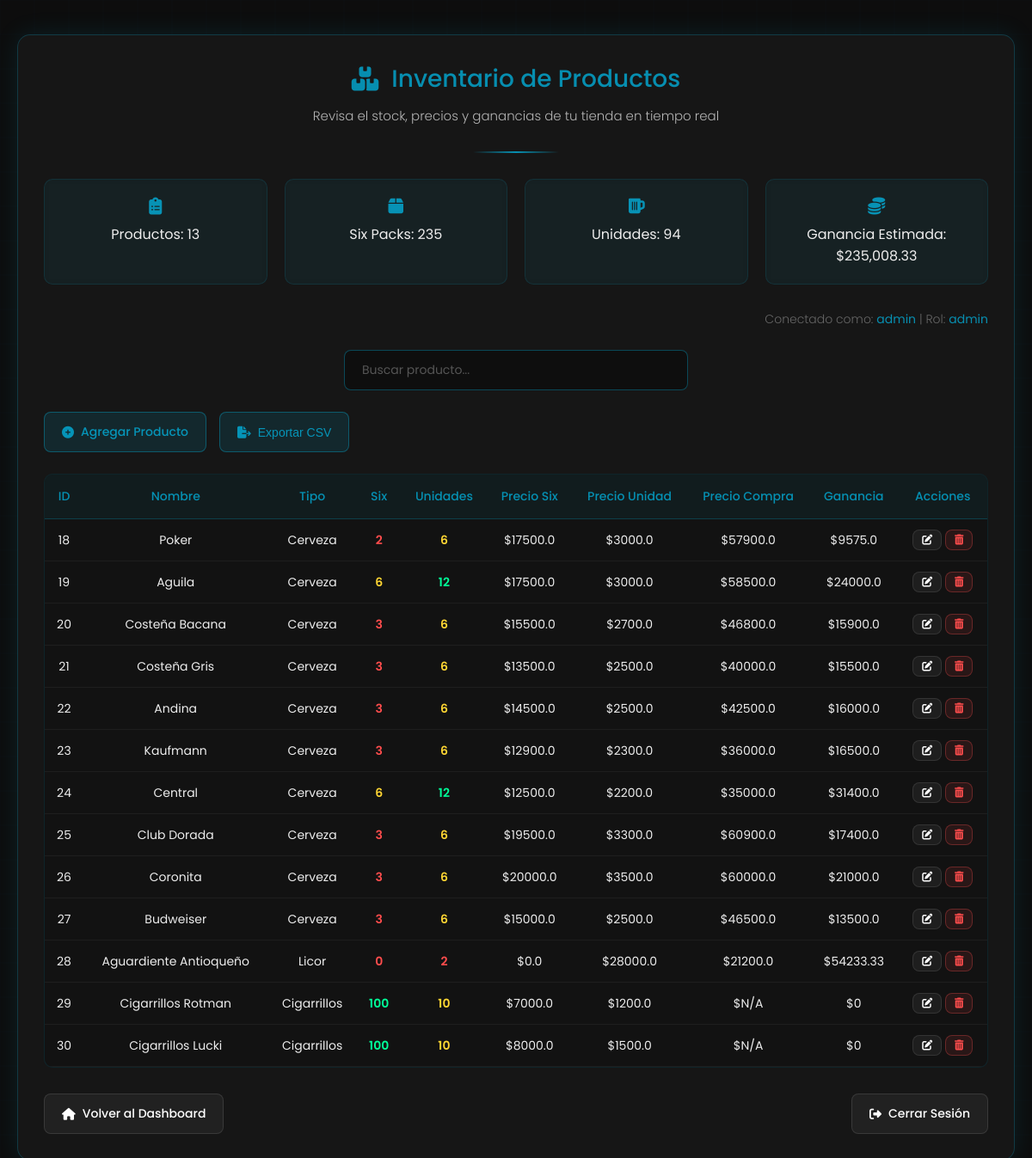
The app's page /inventario (signed in) with its own data.
### tables this page shows
CREATE TABLE productos (
    id INTEGER PRIMARY KEY AUTOINCREMENT,
    nombre TEXT NOT NULL,
    tipo TEXT,
    six_disponibles INTEGER,
    unidades_sueltas INTEGER,
    precio_six REAL,
    precio_unidad REAL,
    precio_compra REAL,
    ganancia_estimada REAL
);

### app.py (the view)
@app.route('/inventario')
@login_requerido
def inventario():
    cur = get_db().cursor()
    cur.execute("SELECT * FROM productos")
    productos_raw = cur.fetchall()
    productos = []
    for p in productos_raw:
        (id, nombre, tipo, six_disponibles, unidades_sueltas, precio_six, precio_unidad, precio_compra, _) = p
        if precio_compra:  # Corregido el nombre de la variable
            costo_unitario = precio_compra / 24
            ganancia = ((precio_unidad - costo_unitario) * unidades_sueltas) + ((precio_six - (costo_unitario * 6)) * six_disponibles)
        else:
            ganancia = 0
        productos.append({
            "id": id,
            "nombre": nombre,
            "tipo": tipo,
            "six": six_disponibles,
            "unidades": unidades_sueltas,
            "precio_six": precio_six,
            "precio_unidad": precio_unidad,
            "precio_compra": precio_compra,
            "ganancia": round(ganancia, 2)  # Nombre coincidente con el HTML
        })
    return render_template('inventario.html', productos=productos, rol=session['rol'])

### app.py (called while the page is built)
def login_requerido(f):
    @wraps(f)
    def decorada(*args, **kwargs):
        if 'usuario' not in session:
            return redirect(url_for('login'))
        response = make_response(f(*args, **kwargs))
        response.headers['Cache-Control'] = 'no-store, no-cache, must-revalidate, max-age=0'
        response.headers['Pragma'] = 'no-cache'
        return response
    return decorada

def get_db():
    db = getattr(g, '_database', None)
    if db is None:
        db = g._database = sqlite3.connect(DATABASE)
    return db

@app.teardown_appcontext
def close_connection(exception):
    db = getattr(g, '_database', None)
    if db:
        db.close()

### templates/inventario.html (shortened to what this page needs)
<!DOCTYPE html>
<html lang="es">
<head>
  <link rel="stylesheet" href="https://cdnjs.cloudflare.com/ajax/libs/font-awesome/6.5.0/css/all.min.css" />
</head>
<body>
  <div class="container">
    <h1 class="titulo">
      <i class="fas fa-boxes"></i> Inventario de Productos
    </h1>
    <p class="subtitulo">Revisa el stock, precios y ganancias de tu tienda en tiempo real</p>
    <div class="barra-decorativa"></div>
    <div class="resumen-inventario">
      <div class="resumen-box">
        <i class="fas fa-clipboard-list"></i>
        <div>Productos: <span id="totalProductos">{{ productos|length }}</span></div>
      </div>
      <div class="resumen-box">
        <i class="fas fa-box"></i>
        <div>Six Packs: <span id="totalSix">{{ productos|sum(attribute='six') }}</span></div>
      </div>
      <div class="resumen-box">
        <i class="fas fa-beer"></i>
        <div>Unidades: <span id="totalUnidades">{{ productos|sum(attribute='unidades') }}</span></div>
      </div>
      <div class="resumen-box">
        <i class="fas fa-coins"></i>
        <div>Ganancia Estimada: $<span id="totalGanancia">{{ productos|sum(attribute='ganancia')|round(2) }}</span></div>
      </div>
    </div>
    <p class="info-usuario">Conectado como: <span>{{ session['usuario'] }}</span> | Rol: <span>{{ rol }}</span></p>
    <div class="buscador">
      <input type="text" id="buscadorInput" placeholder="Buscar producto..." onkeyup="filtrarTabla()" />
    </div>
    <div class="botones-accion">
      <a href="{{ url_for('agregar_producto') }}" class="btn btn-primario">
        <i class="fas fa-plus-circle"></i> Agregar Producto
      </a>
      <button id="exportarCSV" class="btn btn-primario">
        <i class="fas fa-file-export"></i> Exportar CSV
      </button>
    </div>
    <div class="tabla-contenedor">
      <table class="tabla-inventario">
        <thead>
          <tr>
            <th>ID</th>
            <th>Nombre</th>
            <th>Tipo</th>
            <th>Six</th>
            <th>Unidades</th>
            <th>Precio Six</th>
            <th>Precio Unidad</th>
            <th>Precio Compra</th>
            <th>Ganancia</th>
            <th>Acciones</th>
          </tr>
        </thead>
        <tbody>
          {% for producto in productos %}
          <tr>
            <td>{{ producto.id }}</td>
            <td>{{ producto.nombre }}</td>
            <td>{{ producto.tipo }}</td>
            <td class="stock" data-stock="{{ producto.six }}">{{ producto.six }}</td>
            <td class="stock" data-stock="{{ producto.unidades }}">{{ producto.unidades }}</td>
            <td>${{ producto.precio_six }}</td>
            <td>${{ producto.precio_unidad }}</td>
            <td>${{ producto.precio_compra if producto.precio_compra else 'N/A' }}</td>
            <td>${{ producto.ganancia }}</td>
            <td>
              <a href="{{ url_for('editar_producto', id=producto.id) }}" class="btn btn-secundario" style="padding: 5px 10px; font-size: 12px;">
                <i class="fas fa-edit"></i>
              </a>
              <a href="{{ url_for('eliminar_producto', id=producto.id) }}" class="btn btn-peligro" style="padding: 5px 10px; font-size: 12px;">
                <i class="fas fa-trash-alt"></i>
              </a>
            </td>
          </tr>
          {% endfor %}
        </tbody>
      </table>
    </div>
    <div class="acciones-finales">
      <a href="{{ url_for('dashboard') }}" class="btn btn-secundario">
        <i class="fas fa-home"></i> Volver al Dashboard
      </a>
      <a href="{{ url_for('logout') }}" class="btn btn-secundario">
        <i class="fas fa-sign-out-alt"></i> Cerrar Sesión
      </a>
    </div>
  </div>
</body>
</html>

### templates/inventario.html (style rules this page uses)
* { box-sizing: border-box; margin: 0; padding: 0; }
body { font-family: 'Poppins', sans-serif; background-size: 40px 40px; color: #eee; min-height: 100vh; padding: 20px; }
.container { max-width: 1200px; margin: 20px auto; padding: 30px; background: rgba(26, 26, 26, 0.8); border-radius: 15px; box-shadow: 0 0 30px rgba(0, 204, 255, 0.1); backdrop-filter: blur(5px); border: 1px solid rgba(0, 204, 255, 0.2); animation: fadeIn 0.5s ease-out; }
.titulo { font-size: 28px; text-align: center; color: #00ccffaa; margin-bottom: 10px; font-weight: 500; display: flex; align-items: center; justify-content: center; gap: 15px; }
.subtitulo { text-align: center; color: #b3b3b3; margin-bottom: 30px; font-weight: 300; font-size: 15px; }
.barra-decorativa { height: 2px; width: 100px; background: linear-gradient(90deg, transparent, #00ccffaa, transparent); margin: 0 auto 30px; border-radius: 2px; }
.resumen-inventario { display: grid; grid-template-columns: repeat(auto-fit, minmax(200px, 1fr)); gap: 20px; margin-bottom: 30px; }
.resumen-box { background: rgba(0, 204, 255, 0.05); padding: 20px; border-radius: 10px; text-align: center; border: 1px solid rgba(0, 204, 255, 0.1); transition: all 0.3s ease; backdrop-filter: blur(3px); }
.resumen-box i { color: #00ccffaa; margin-bottom: 10px; font-size: 20px; }
.info-usuario { text-align: right; color: #666; font-size: 14px; margin-bottom: 25px; font-weight: 300; }
.info-usuario span { color: #00ccffaa; font-weight: 400; }
.buscador { margin-bottom: 25px; display: flex; justify-content: center; }
.buscador input { padding: 12px 20px; width: 100%; max-width: 400px; border-radius: 8px; border: 1px solid rgba(0, 204, 255, 0.3); background: rgba(0, 0, 0, 0.3); color: #fff; font-size: 14px; transition: all 0.3s ease; font-family: 'Poppins', sans-serif; }
.buscador input::placeholder { color: #555; }
.botones-accion { display: flex; flex-wrap: wrap; gap: 15px; margin-bottom: 25px; }
.btn { padding: 12px 20px; border-radius: 8px; font-weight: 500; font-size: 14px; display: inline-flex; align-items: center; gap: 8px; cursor: pointer; transition: all 0.3s ease; text-decoration: none; border: none; }
.btn-primario { background: rgba(0, 204, 255, 0.1); color: #00ccffaa; border: 1px solid rgba(0, 204, 255, 0.3); }
.btn-secundario { background: rgba(255, 255, 255, 0.05); color: #fff; border: 1px solid rgba(255, 255, 255, 0.1); }
.btn-peligro { background: rgba(255, 77, 77, 0.1); color: #ff4d4d; border: 1px solid rgba(255, 77, 77, 0.3); }
.tabla-contenedor { overflow-x: auto; margin-bottom: 30px; border-radius: 10px; border: 1px solid rgba(0, 204, 255, 0.1); background: rgba(0, 0, 0, 0.2); }
.tabla-inventario { width: 100%; border-collapse: collapse; min-width: 800px; }
.tabla-inventario th { background: rgba(0, 204, 255, 0.05); color: #00ccffaa; padding: 15px 12px; text-align: center; font-weight: 500; font-size: 14px; border-bottom: 1px solid rgba(0, 204, 255, 0.2); }
.tabla-inventario td { padding: 12px; text-align: center; color: #eee; font-size: 14px; border-bottom: 1px solid rgba(255, 255, 255, 0.05); }
.stock-bajo { color: #ff4d4d !important; font-weight: 600; }
.stock-medio { color: #ffd633 !important; font-weight: 600; }
.stock-alto { color: #00ff99 !important; font-weight: 600; }
.acciones-finales { display: flex; justify-content: space-between; flex-wrap: wrap; gap: 15px; }

### records on screen
productos: id "18", nombre "Poker", tipo "Cerveza", six "2", unidades "6", precio_six "17500.0", precio_unidad "3000.0", precio_compra "57900.0", ganancia "9575.0"
productos: id "19", nombre "Aguila", tipo "Cerveza", six "6", unidades "12", precio_six "17500.0", precio_unidad "3000.0", precio_compra "58500.0", ganancia "24000.0"
productos: id "20", nombre "Costeña Bacana", tipo "Cerveza", six "3", unidades "6", precio_six "15500.0", precio_unidad "2700.0", precio_compra "46800.0", ganancia "15900.0"
productos: id "21", nombre "Costeña Gris", tipo "Cerveza", six "3", unidades "6", precio_six "13500.0", precio_unidad "2500.0", precio_compra "40000.0", ganancia "15500.0"
productos: id "22", nombre "Andina", tipo "Cerveza", six "3", unidades "6", precio_six "14500.0", precio_unidad "2500.0", precio_compra "42500.0", ganancia "16000.0"
productos: id "23", nombre "Kaufmann", tipo "Cerveza", six "3", unidades "6", precio_six "12900.0", precio_unidad "2300.0", precio_compra "36000.0", ganancia "16500.0"
productos: id "24", nombre "Central", tipo "Cerveza", six "6", unidades "12", precio_six "12500.0", precio_unidad "2200.0", precio_compra "35000.0", ganancia "31400.0"
productos: id "25", nombre "Club Dorada", tipo "Cerveza", six "3", unidades "6", precio_six "19500.0", precio_unidad "3300.0", precio_compra "60900.0", ganancia "17400.0"
productos: id "26", nombre "Coronita", tipo "Cerveza", six "3", unidades "6", precio_six "20000.0", precio_unidad "3500.0", precio_compra "60000.0", ganancia "21000.0"
productos: id "27", nombre "Budweiser", tipo "Cerveza", six "3", unidades "6", precio_six "15000.0", precio_unidad "2500.0", precio_compra "46500.0", ganancia "13500.0"
productos: id "28", nombre "Aguardiente Antioqueño", tipo "Licor", six "0", unidades "2", precio_six "0.0", precio_unidad "28000.0", precio_compra "21200.0", ganancia "54233.33"
productos: id "29", nombre "Cigarrillos Rotman", tipo "Cigarrillos", six "100", unidades "10", precio_six "7000.0", precio_unidad "1200.0", precio_compra "N/A", ganancia "0"
productos: id "30", nombre "Cigarrillos Lucki", tipo "Cigarrillos", six "100", unidades "10", precio_six "8000.0", precio_unidad "1500.0", precio_compra "N/A", ganancia "0"

### other values on screen
{{ productos|length }} "13"
{{ productos|sum(attribute='six') }} "235"
{{ productos|sum(attribute='unidades') }} "94"
{{ productos|sum(attribute='ganancia')|round(2) }} "235,008.33"
{{ session['usuario'] }} "admin"
{{ rol }} "admin"
